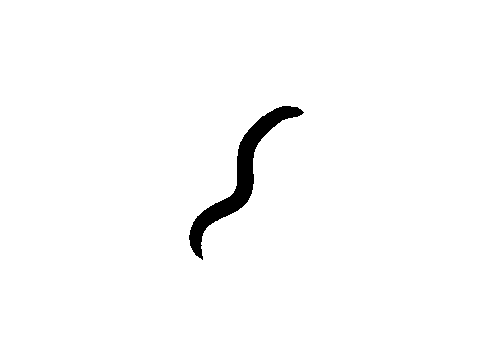
%> input picture Head-Thrashes-Analysis/raw_images/image_1.tif, 480 x 360 px; its folder holds only this picture in this run
$ octave --eval "result = headThrashesCount;"   (GNU Octave 9; MATLAB toolbox functions it lacks are replaced by stand-ins)
%> lines starting %> are read from the running program, lines starting %| are printed output that depends on the picture; in (x1, y1, x2, y2) boxes, pixels count from 0 and x2, y2 are one past the last pixel; in counts of white or black regions, pixels touching at a corner belong together; the program's own positions count from 1
### Head-Thrashes-Analysis/sort_nat.m

function [cs,index] = sort_nat(c,mode)

if nargin < 2
    mode = 'ascend';
end

modes = strcmpi(mode,{'ascend','descend'});
is_descend = modes(2);
if ~any(modes)
    error('sort_nat:sortDirection',...
        'sorting direction must be ''ascend'' or ''descend''.')
end

% Replace runs of digits with '0'.
c2 = regexprep(c,'\d+','0');

% Compute char version of c2 and locations of zeros.
s1 = char(c2);
z = s1 == '0';

% Extract the runs of digits and their start and end indices.
[digruns,first,last] = regexp(c,'\d+','match','start','end');

% Create matrix of numerical values of runs of digits and a matrix of the
% number of digits in each run.
num_str = length(c);
max_len = size(s1,2);
num_val = NaN(num_str,max_len);
num_dig = NaN(num_str,max_len);
for i = 1:num_str
    num_val(i,z(i,:)) = sscanf(sprintf('%s ',digruns{i}{:}),'%f');
    num_dig(i,z(i,:)) = last{i} - first{i} + 1;
end

% Find columns that have at least one non-NaN.  Make sure activecols is a
% 1-by-n vector even if n = 0.
activecols = reshape(find(~all(isnan(num_val))),1,[]);
n = length(activecols);

% Compute which columns in the composite matrix get the numbers.
numcols = activecols + (1:2:2*n);

% Compute which columns in the composite matrix get the number of digits.
ndigcols = numcols + 1;

% Compute which columns in the composite matrix get chars.
charcols = true(1,max_len + 2*n);
charcols(numcols) = false;
charcols(ndigcols) = false;

% Create and fill composite matrix, comp.
comp = zeros(num_str,max_len + 2*n);
comp(:,charcols) = double(s1);
comp(:,numcols) = num_val(:,activecols);
comp(:,ndigcols) = num_dig(:,activecols);

% Sort rows of composite matrix and use index to sort c in ascending or
% descending order, depending on mode.
[unused,index] = sortrows(comp);
if is_descend
    index = index(end:-1:1);
end
index = reshape(index,size(c));
cs = c(index);

### Head-Thrashes-Analysis/plotDivideSpline.m
function [xCenterLine,yCenterLine,headx,heady,tailx,taily]=plotDivideSpline(img,swap)
% function [xs,ys]=mainProcess(filename,swap)
persistent headPt tailPt xSeq ySeq h
%keep these variables around, in case we need to grab them later for
%swapping head and tail
if ~swap
%     img=imread(filename);

    img=img(1:end,1:end,1);
    img1=img;

% [4 lines of commented-out code are left out]

    img=edge(img,'sobel');
%     subplot(2,2,2);
%      figure;
%     imshow(img);

    [x,y]=edgesToCoordinates(img);
    [xSeq,ySeq]=removeArtifacts(x,y);
    [xSeq,ySeq]=smoothxy(xSeq,ySeq);
    h=length(img(:,1));

    %sweep across values of bMin to find the head; note that because the head
    %is typically harder to find, it's useful to keep several candidate points.

    headAndTailFound=0;
    findHeadCandidates=2;
    oldxc=[];
    oldyc=[];
    % tic
    while ~headAndTailFound
        done=0;   %okay maybe there's a less dumb way to do this
        bMin=.5; %start at a value of .5.  This may change.

        while ~done
%             [xC,yC,xP,yP]=findCorners(xSeq,ySeq,h,bMin);
            [xC,yC]=findCorners(xSeq,ySeq,h,bMin);
            if length(xC)==1
                done=1;
            else
                bMin=bMin+.125;   %I'll need to find some optimal value here.
                                %This is computationally cheap so maybe I should just go really low
                if bMin>15;
                    disp('crashes at tail')
                    bengkuile %crash
                end
            end
        end

        done=0;
%         bMin=5;
          bMin=1.5;
        while ~done
            %[xC2,yC2,xP,yP]=findCorners(xSeq,ySeq,h,bMin);
            [xC2,yC2]=findCorners(xSeq,ySeq,h,bMin);
            if length(xC2)==findHeadCandidates
                done=1;
            else
                bMin=bMin+.0625;   %I'll need to find some optimal value here.
                                %This is computationally cheap so maybe I should just go really low
                if bMin>15
                    disp('crashes at head')
                    bengkuile %crash
                end
            end
        end

        tailPt=intersect(find(xSeq==xC),find(ySeq==yC));
        xC2=setdiff(xC2,xC);
        yC2=setdiff(yC2,yC);
        xC2=setdiff(xC2,oldxc);
        yC2=setdiff(yC2,oldyc);
        headPt=intersect(find(xSeq==xC2),find(ySeq==yC2));

        %Start splitting into two lines
        %The following code splits the worm into two lines assuming the length of
        %both sides is approximately equal

        l1=abs(headPt-tailPt);
        l2=length(xSeq)-l1;
        if max([l1 l2])<=min([l1 l2])*2   %this threshold may need to be changed.  Hopefully not.
            headAndTailFound=1;
        else
            findHeadCandidates=findHeadCandidates+1;
            oldxc=[oldxc xC2];  %build up an array of previously used "false" points
            oldyc=[oldyc yC2];
        end

    end
elseif swap
    %swap the head and tail points
    headPtOrig=headPt;
    headPt=tailPt;
    tailPt=headPtOrig;
    clear headPtOrig

%     img=imread(filename);
%     img=img(1:end,1:end,1);


    imshow(img)
    hold on
end


 figure;
% subplot(2,2,3);
imshow(img1);
hold on;

plot(xSeq(headPt),h-ySeq(headPt)+1,'cx','MarkerSize',12,'LineWidth',2 ,'color','g')
% plot(xSeq(tailPt),h-ySeq(tailPt)+1,'cx','MarkerSize',12,'LineWidth',2 ,'color','r')


% headgray( xSeq(headPt),h-ySeq(headPt)+1,xSeq(tailPt),h-ySeq(tailPt)+1 );


[x1,y1,x2,y2]=splitLines(xSeq,ySeq,headPt,tailPt);
% [11 lines of commented-out code are left out]
[xCenterLine,yCenterLine]=makeCenterLine(x1,y1,x2,y2);


[xCenterLine,yCenterLine]=divideSpline(xCenterLine,yCenterLine,8);
% [6 lines of commented-out code are left out]

%%%%%%%%%%show
% [7 lines of commented-out code are left out]
%%%%%%%%%%


figure;
%curvatureCheck(xs,ys);
curvatureCheck(xCenterLine,yCenterLine);
headx = xSeq(headPt);
heady = h-ySeq(headPt)+1;
tailx = xSeq(tailPt);
taily = h-ySeq(tailPt)+1;

### Head-Thrashes-Analysis/edgesToCoordinates.m
function [xCoordinates,yCoordinates]=edgesToCoordinates(img)

xCoordinates=[];
yCoordinates=[];

xLength=length(img(1,1:end));
yLength=length(img(1:end,1));

% for i=1:xLength
%     img(1:end,i)=flipud(img(1:end,i));
% end

for x=1:xLength
    for y=1:yLength
        if img(y,x)
            xCoordinates=[xCoordinates x];
            yCoordinates=[yCoordinates y];
        end
    end
end


yCoordinates=yLength-yCoordinates+1;

### Head-Thrashes-Analysis/removeArtifacts.m
function [xNew,yNew]=removeArtifacts(x,y)
tic
xOriginal=x;
yOriginal=y;
curveLength=0;

while curveLength<.5*length(x)
    if toc>3; disp('removeArtifacts timed out'); juwlihgiwuhg; end    %timeout
    xCurve=[];
    yCurve=[];
    x=xOriginal;
    y=yOriginal;
    randomStartPoint=randi(length(x),1);
    xPrev=x(randomStartPoint);
    yPrev=y(randomStartPoint);

    for i=1:length(x)
        if toc>3; disp('removeArtifacts timed out'); juwlihgiwuhg; end    %timeout
        [xClosest,yClosest,xNew,yNew]=closestPoints(xPrev,yPrev,x,y);

        if ptDist(xClosest,yClosest,xPrev,yPrev)<5;
            %5 is some arbitrary threshold, where we only want to consider this
            %to be a continuous curve if the next point is less than 5 units
            %away from the last one
            xCurve=[xCurve xClosest];
            yCurve=[yCurve yClosest];
            xPrev=xClosest;
            yPrev=yClosest;
            x=xNew;
            y=yNew;
        else
            %if the next point is too far away, we're going to consider it a
            %"bad" point and remove it
            loc=intersect(find(x==xClosest),find(y==yClosest));
            try
                xNew=[x(1:loc-1) x(1:loc+1)];
                yNew=[y(1:loc-1) y(1:loc+1)];
            catch
            end
        end
    end

    curveLength=length(xCurve);
end

xNew=xCurve;
yNew=yCurve;

### Head-Thrashes-Analysis/headThrashesCount.m
function [ allAngles ] = headThrashesCount(  )
allAngles(1) = 0;
timeArray = [];
angles =[];
trainPath='raw_images\';
% trainPath='test\';
theFiles  = dir([trainPath '*.tif']);
disp(length(theFiles));
count = 1;
train_num = length(theFiles);
sort_nat_name=sort_nat({theFiles.name});
for k = 1:train_num
    fullFileName = sort_nat_name{k};
    fprintf(1, 'Now reading %s\n', fullFileName);

    I = imread([trainPath fullFileName]);
%> I: size 360x480 logical; 98.3% white; 1 black region, box (x1, y1, x2, y2) and area: (189, 106, 304, 260) 2962
    count = count +1;
    if k == 1
        [height,width] = size(I);
%> height = 360; width = 480

        [x ,y,headx,heady,tailx,taily]=plotDivideSpline(I,0);
%> in plotDivideSpline, `img=edge(img,'sobel');`:
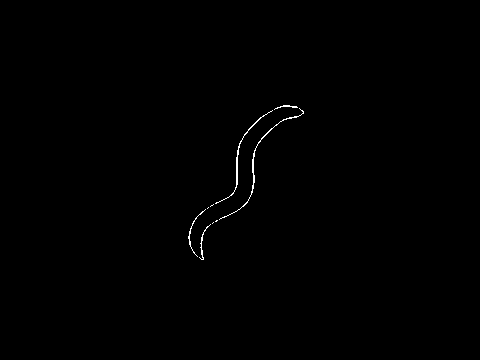
%> img: size 360x480 logical; 0.31% white in thin lines or dots, all inside (x1, y1, x2, y2) = (188, 105, 304, 260)
%> in edgesToCoordinates, `yLength=length(img(1:end,1));`: yLength = 360
%> after the loop in edgesToCoordinates, `for x=1:xLength`: xCoordinates = 538 values from 189 to 304; yCoordinates = 538 values, max 260 at index 85, min 106 at index 476, mean 175.2
%> in edgesToCoordinates, `yCoordinates=yLength-yCoordinates+1;`: yCoordinates = 538 values, max 255 at index 476, min 101 at index 85, mean 185.8
%> in plotDivideSpline, `[x,y]=edgesToCoordinates(img);`: x = 538 values from 189 to 304; y has the same summary as yCoordinates in edgesToCoordinates
%> in removeArtifacts, `yOriginal=y;`: yOriginal has the same summary as yCoordinates in edgesToCoordinates
%> the loop in removeArtifacts, `while curveLength<.5*length(x)` made 1 pass
%> the run ends on the next line
        angle = headBendAngle(x,y);
        fprintf('head bend angle is %.2f\n',angle);
         angles = [angles angle];

        heady = height - heady ;
        taily = height - taily ;

% [6 lines of commented-out code are left out]

        continue;
    end
    [newHeadx,newHeady,newTailx,newTaily,ang] = findNextHead(I,headx,heady,tailx,taily);
    headx = newHeadx;
    heady = newHeady;
    tailx = newTailx;
    taily = newTaily;
    angles = [angles ang];

end

 disp(angles)

figure;
plot(angles);
a=length(angles);
anglecha=[];
for t=1:(a-1)
% if t<=a
    anglecha(t)=angles(t)-angles(t+1);
end
disp(anglecha)

x=find( abs(anglecha) < 1);
anglecha(x) = [];

headThrashesnum = 0;

for i = 1:length(anglecha)-1
    if  anglecha(i)>0 && anglecha(i+1)<0
        headThrashesnum = headThrashesnum + 1;
    end
end

fprintf('The number of head thrashes are %d\n', headThrashesnum)

end
